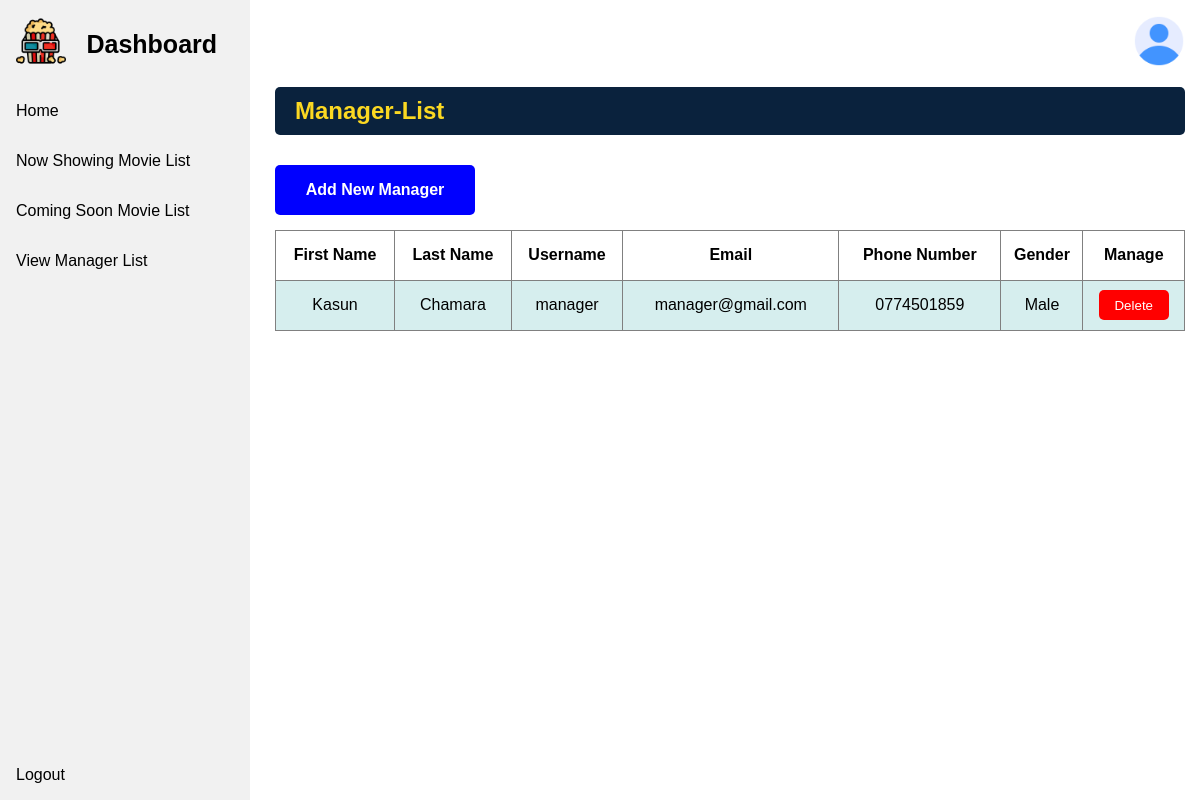
The page /admin/php/displayManagers.php on the database its author committed.
### tables this page shows
CREATE TABLE `manager` (
  `managerID` int(11) NOT NULL,
  `firstName` varchar(100) NOT NULL,
  `lastName` varchar(100) NOT NULL,
  `username` varchar(100) NOT NULL,
  `email` varchar(100) NOT NULL,
  `password` varchar(100) NOT NULL,
  `mobileNumber` varchar(20) NOT NULL,
  `gender` varchar(10) NOT NULL,
  `adminID` int(11) NOT NULL DEFAULT 1
);

### admin/php/displayManagers.php (the view, shortened to what this page needs)
<?php
    include '../phpHandlers/dbh.config.php';
?>
<!DOCTYPE html>
<html lang="en">
<head>
    <link rel="stylesheet" href="../css/displayManagers.css">
</head>
<body>
    <?php
        include './sidebar.php';
    ?>
    <div class="content">
        <div class="title">
            <h2>Manager-List</h2>
        </div>
        <div class="add-btn">
            <button><a href="./addNewManager.php">Add New Manager</a></button>
        </div>
        <div class="table-data">
            <table border="1">
                <tr>
                    <th>First Name</th>
                    <th>Last Name</th>
                    <th>Username</th>
                    <th>Email</th>
                    <th>Phone Number</th>
                    <th>Gender</th>
                    <th>Manage</th>
                </tr>
                <?php
                    $sql = "SELECT * FROM manager;";
                    $result = mysqli_query($conn, $sql);
                    $resultCheck = mysqli_num_rows($result);
                    if($resultCheck > 0) {
                        while($row = mysqli_fetch_assoc($result)){
                            $id = $row['managerID'];
                            echo "
                                <tr>
                                    <td>".$row['firstName']."</td>
                                    <td>".$row['lastName']."</td>
                                    <td>".$row['username']."</td>
                                    <td>".$row['email']."</td>
                                    <td>".$row['mobileNumber']."</td>
                                    <td>".$row['gender']."</td>
                                    <td>
                                        <button class='del-btn'><a href='http://localhost/movie-booking-system/admin/phphandlers/dbh.deleteManager.php?deleteManagerId=".$id."'>Delete</a></button>
                                    </td>
                                </tr>
                            ";
                        }
                    }
                ?>
            </table>
        </div>
    </div>
</body>
</html>

### admin/css/displayManagers.css (style rules this page uses)
body { margin: 0; padding: 0; font-family: sans-serif; box-sizing: border-box; }
.content { margin-left: 260px; padding: 57px 0px; }
.title { padding: 10px 15px; }
.title h2 { background-color: #0A223D; color: #FBD822; border-radius: 5px; padding: 10px 20px; }
.table-data { padding: 0 15px; }
.table-data table { width: 100%; outline: none; border-collapse: collapse; }
.table-data table tr { height: 50px; }
.table-data table td { text-align: center; }
table tr:nth-child(even) { background-color: #D6EEEE; }
.del-btn { background-color: red; border: none; border-radius: 5px; cursor: pointer; height: 30px; width: 70px; }
.del-btn a { text-decoration: none; color: white; }
.add-btn { margin-left: 15px; margin-bottom: 15px; }
.add-btn button { background-color: blue; border: none; border-radius: 5px; cursor: pointer; height: 50px; width: 200px; }
.add-btn button a { text-decoration: none; font-size: 16px; color: white; font-weight: bold; }

### admin/css/sidebar.css (style rules this page uses)
body { margin: 0; padding: 0; font-family: sans-serif; box-sizing: border-box; }

### rows shown on the page
manager: firstName "Kasun", lastName "Chamara", username "manager", email "manager@gmail.com", mobileNumber "0774501859", gender "Male"
